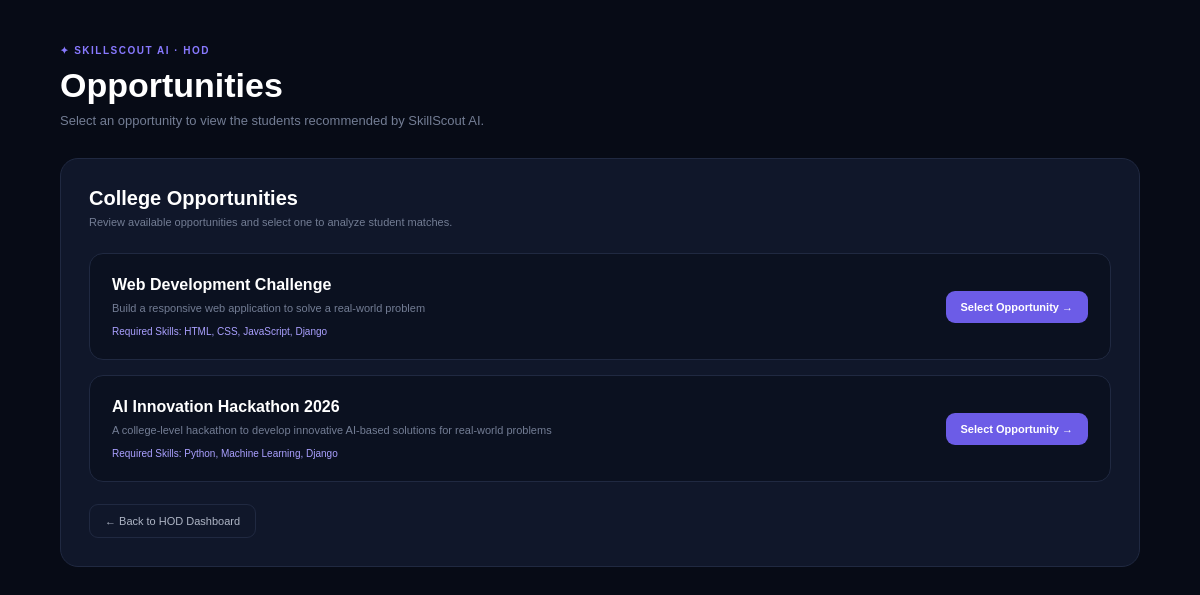
/hod/opportunities/, run on the app's committed database.
### core/models.py (models this page shows, shortened)
class Opportunity(models.Model):
    OPPORTUNITY_TYPES = [
        ("HACKATHON", "Hackathon"),
        ("INTERVIEW", "Interview"),
        ("PRESENTATION", "Presentation"),
        ("COMPETITION", "Competition"),
        ("OTHER", "Other"),
    ]
    title = models.CharField(
        max_length=200
    )
    description = models.TextField(
        blank=True
    )
    opportunity_type = models.CharField(
        max_length=30,
        choices=OPPORTUNITY_TYPES,
        default="OTHER"
    )
    required_skills = models.CharField(
        max_length=500,
        help_text="Enter skills separated by commas"
    )
    minimum_skill_level = models.CharField(
        max_length=20,
        choices=StudentSkill.SKILL_LEVELS,
        default="BEGINNER"
    )
    event_date = models.DateField(
        null=True,
        blank=True
    )
    created_at = models.DateTimeField(
        auto_now_add=True
    )

### core/views.py (the view)
# urls.py: path("hod/opportunities/", views.hod_opportunities, name="hod_opportunities"),
def hod_opportunities(request):
    opportunities = Opportunity.objects.all().order_by("-event_date")
    return render(
        request,
        "hod/opportunities.html",
        {
            "opportunities": opportunities,
        }
    )

### templates/hod/opportunities.html (shortened to what this page needs)
<!DOCTYPE html>
<html lang="en">
<head>
</head>
<body>
<div class="container">
    <div class="header">
        <div class="brand">
            ✦ SKILLSCOUT AI · HOD
        </div>
        <h1>Opportunities</h1>
        <p class="subtitle">
            Select an opportunity to view the students recommended by SkillScout AI.
        </p>
    </div>
    <div class="section">
        <h2>College Opportunities</h2>
        <p class="section-text">
            Review available opportunities and select one to analyze student matches.
        </p>
        <div class="opportunity-list">
            {% for opportunity in opportunities %}
            <div class="opportunity-card">
                <div class="opportunity-info">
                    <h3>
                        {{ opportunity.title }}
                    </h3>
                    <p class="description">
                        {{ opportunity.description }}
                    </p>
                    <div class="skills">
                        Required Skills:
                        {{ opportunity.required_skills }}
                    </div>
                </div>
                <a
                    href="{% url 'opportunity_matches' opportunity.id %}"
                    class="select-button"
                >
                    Select Opportunity →
                </a>
            </div>
            {% endfor %}
        </div>
        <a
            href="{% url 'hod_dashboard' %}"
            class="back-button"
        >
            ← Back to HOD Dashboard
        </a>
    </div>
</div>
</body>
</html>

### templates/hod/opportunities.html (style rules this page uses)
* { margin: 0; padding: 0; box-sizing: border-box; }
body { font-family: Arial, sans-serif; background: #070b16; color: white; }
.container { width: 90%; max-width: 1100px; margin: auto; padding: 45px 0 70px; }
.header { margin-bottom: 30px; }
.brand { color: #8879ff; font-size: 10px; font-weight: bold; letter-spacing: 1.5px; margin-bottom: 10px; }
h1 { font-size: 34px; margin-bottom: 8px; }
.subtitle { color: #737d94; font-size: 13px; }
.section { background: #10172a; border: 1px solid #202941; border-radius: 18px; padding: 28px; }
.section h2 { font-size: 20px; margin-bottom: 6px; }
.section-text { color: #737d94; font-size: 11px; margin-bottom: 25px; }
.opportunity-list { display: grid; gap: 15px; }
.opportunity-card { background: #0b1120; border: 1px solid #202941; border-radius: 14px; padding: 22px; display: flex; justify-content: space-between; align-items: center; gap: 20px; }
.opportunity-info h3 { font-size: 16px; margin-bottom: 8px; }
.description { color: #737d94; font-size: 11px; margin-bottom: 12px; }
.skills { color: #aaa0ff; font-size: 10px; }
.select-button { display: inline-block; padding: 10px 15px; background: #6c5ce7; color: white; border-radius: 9px; text-decoration: none; font-size: 11px; font-weight: bold; white-space: nowrap; }
.back-button { display: inline-block; margin-top: 22px; padding: 10px 15px; background: #10172a; border: 1px solid #202941; color: #aeb5c5; border-radius: 9px; text-decoration: none; font-size: 11px; }

### data on the page
Opportunity: title "Web Development Challenge", description "Build a responsive web application to solve a real-world problem", required_skills "HTML, CSS, JavaScript, Django"
Opportunity: title "AI Innovation Hackathon 2026", description "A college-level hackathon to develop innovative AI-based solutions for real-world problems", required_skills "Python, Machine Learning, Django"
